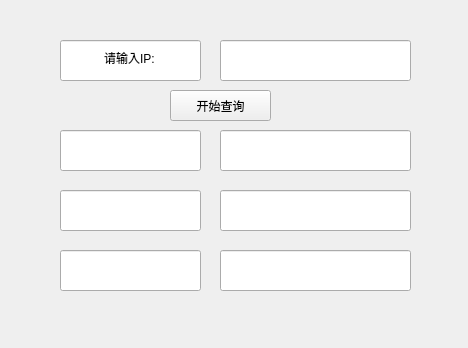
<?xml version="1.0" encoding="UTF-8"?>
<ui version="4.0">
 <class>Form</class>
 <widget class="QWidget" name="Form">
  <property name="geometry">
   <rect>
    <x>0</x>
    <y>0</y>
    <width>468</width>
    <height>348</height>
   </rect>
  </property>
  <property name="windowTitle">
   <string/>
  </property>
  <widget class="QLineEdit" name="lineEdit">
   <property name="geometry">
    <rect>
     <x>60</x>
     <y>40</y>
     <width>141</width>
     <height>41</height>
    </rect>
   </property>
   <property name="text">
    <string>请输入IP:</string>
   </property>
   <property name="alignment">
    <set>Qt::AlignmentFlag::AlignCenter</set>
   </property>
  </widget>
  <widget class="QLineEdit" name="lineEdit_2">
   <property name="geometry">
    <rect>
     <x>220</x>
     <y>40</y>
     <width>191</width>
     <height>41</height>
    </rect>
   </property>
   <property name="text">
    <string/>
   </property>
   <property name="alignment">
    <set>Qt::AlignmentFlag::AlignCenter</set>
   </property>
  </widget>
  <widget class="QPushButton" name="pushButton">
   <property name="geometry">
    <rect>
     <x>170</x>
     <y>90</y>
     <width>101</width>
     <height>31</height>
    </rect>
   </property>
   <property name="text">
    <string>开始查询</string>
   </property>
  </widget>
  <widget class="QLineEdit" name="lineEdit_3">
   <property name="geometry">
    <rect>
     <x>60</x>
     <y>130</y>
     <width>141</width>
     <height>41</height>
    </rect>
   </property>
   <property name="text">
    <string/>
   </property>
   <property name="alignment">
    <set>Qt::AlignmentFlag::AlignCenter</set>
   </property>
  </widget>
  <widget class="QLineEdit" name="lineEdit_4">
   <property name="geometry">
    <rect>
     <x>220</x>
     <y>130</y>
     <width>191</width>
     <height>41</height>
    </rect>
   </property>
   <property name="text">
    <string/>
   </property>
   <property name="alignment">
    <set>Qt::AlignmentFlag::AlignCenter</set>
   </property>
  </widget>
  <widget class="QLineEdit" name="lineEdit_5">
   <property name="geometry">
    <rect>
     <x>60</x>
     <y>190</y>
     <width>141</width>
     <height>41</height>
    </rect>
   </property>
   <property name="text">
    <string/>
   </property>
   <property name="alignment">
    <set>Qt::AlignmentFlag::AlignCenter</set>
   </property>
  </widget>
  <widget class="QLineEdit" name="lineEdit_6">
   <property name="geometry">
    <rect>
     <x>220</x>
     <y>190</y>
     <width>191</width>
     <height>41</height>
    </rect>
   </property>
   <property name="text">
    <string/>
   </property>
   <property name="alignment">
    <set>Qt::AlignmentFlag::AlignCenter</set>
   </property>
  </widget>
  <widget class="QLineEdit" name="lineEdit_7">
   <property name="geometry">
    <rect>
     <x>60</x>
     <y>250</y>
     <width>141</width>
     <height>41</height>
    </rect>
   </property>
   <property name="text">
    <string/>
   </property>
   <property name="alignment">
    <set>Qt::AlignmentFlag::AlignCenter</set>
   </property>
  </widget>
  <widget class="QLineEdit" name="lineEdit_8">
   <property name="geometry">
    <rect>
     <x>220</x>
     <y>250</y>
     <width>191</width>
     <height>41</height>
    </rect>
   </property>
   <property name="text">
    <string/>
   </property>
   <property name="alignment">
    <set>Qt::AlignmentFlag::AlignCenter</set>
   </property>
  </widget>
 </widget>
 <resources/>
 <connections/>
</ui>
